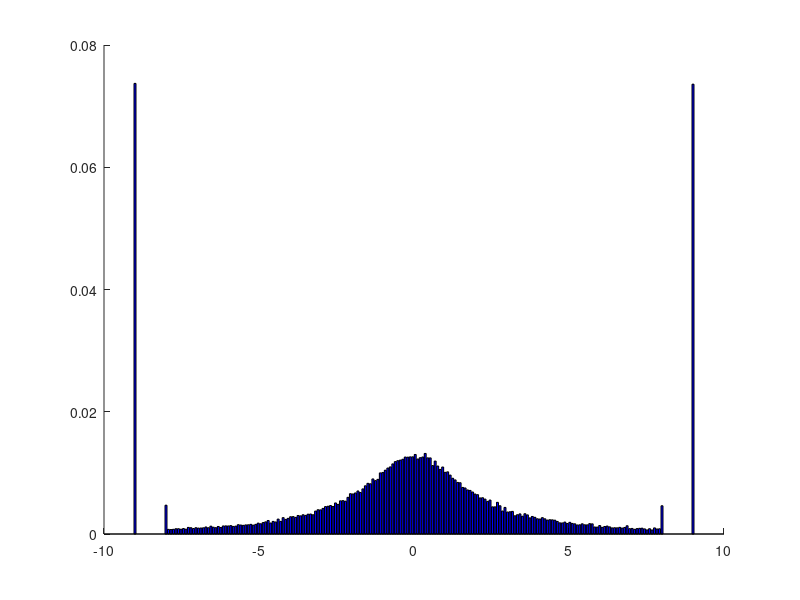

Source code (MATLAB): (Note: this script raises an error after producing the figure.)
%% Task 4.1
clear();
clc();
n = 100000;
x_0=0;
gamma=2;
data = cauchyrnd(x_0,gamma,[1,n]);

myBins = linspace(x_0-4*gamma,x_0+4*gamma,200);
y1 = hist(data, [x_0-4*gamma-1,myBins,x_0+4*gamma+1]);  
y1 = y1/sum(y1);% normalize
% plot the results: 
figure(3); 
bar([x_0-4*gamma-1,myBins,x_0+4*gamma+1], y1','b','FaceAlpha',0.5);
xlim([x_0-3*gamma,x_0+3*gamma])% 3-gamma rule
%% Task 4.2
clear();
clc();
n = 100000;
mu=0;
gamma=1;
data = stdnormrnd_illumination(n);
normplot(mu+gamma*data)
%% Task 4.3
clear();
clc();
n=1000000;
tic;
stdnormrnd_illumination(n);
t1=toc();

tic;
stdnormrnd([n,1]);
t2=toc();
disp(t1);
disp(t2);
%%
clear();
clc();
t1 = [0,0,0,0,0];
t2 = [0,0,0,0,0];
for i = [1,2,3,4,5]
    tic;
    stdnormrnd_illumination(10^i);
    t1(i)=toc();
end

for i = [1,2,3,4,5]
    tic;
    stdnormrnd([10^i,1]);
    t2(i)=toc();
end
x=[1,2,3,4,5];
plot(x,t1,x,t2);
xlabel('lg(n)');
ylabel('t');